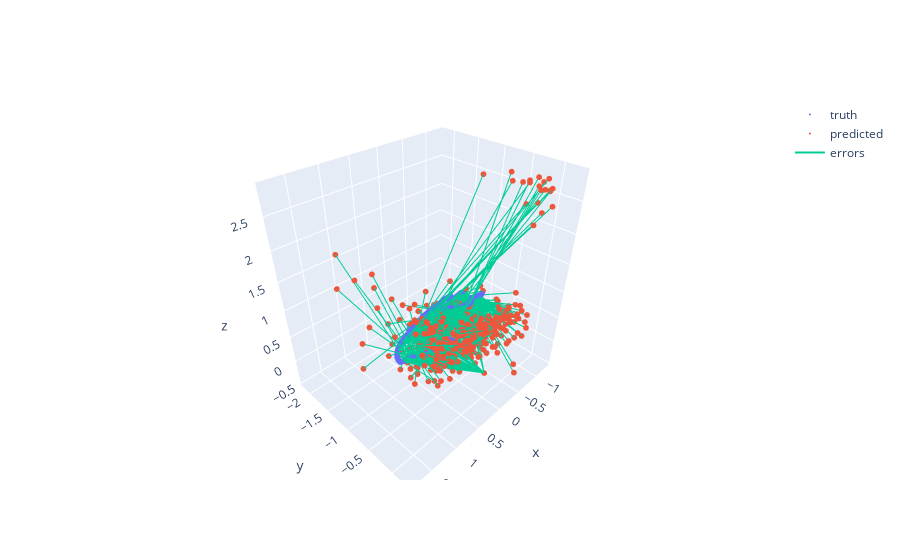

The notebook cell saved with this chart:
### Code cell
show_trajectories(truth_trajectory, predicted_trajectory)

### Figure 1 — Plotly figure (JSON) as saved in the notebook; plotly's stock layout.template omitted (floating-point values rounded to 4 significant figures; data arrays with more than 128 entries replaced by an {"elided": "..."} marker saying what was removed)
{"data": [{"marker": {"size": 2}, "mode": "markers", "name": "truth", "type": "scatter3d", "x": {"elided": "625 float values"}, "y": {"elided": "625 float values"}, "z": {"elided": "625 float values"}}, {"marker": {"size": 2}, "mode": "markers", "name": "predicted", "type": "scatter3d", "x": {"elided": "625 float values"}, "y": {"elided": "625 float values"}, "z": {"elided": "625 float values"}}, {"mode": "lines", "name": "errors", "type": "scatter3d", "x": {"elided": "1875 float values"}, "y": {"elided": "1875 float values"}, "z": {"elided": "1875 float values"}}], "layout": {}}
